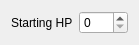
<?xml version="1.0" encoding="UTF-8"?>
<ui version="4.0">
 <class>HpEditorWidget</class>
 <widget class="QWidget" name="HpEditorWidget">
  <property name="geometry">
   <rect>
    <x>0</x>
    <y>0</y>
    <width>139</width>
    <height>30</height>
   </rect>
  </property>
  <property name="windowTitle">
   <string>Form</string>
  </property>
  <layout class="QHBoxLayout" name="horizontalLayout">
   <item>
    <widget class="QLabel" name="label">
     <property name="text">
      <string>Starting HP</string>
     </property>
    </widget>
   </item>
   <item>
    <widget class="QSpinBox" name="hpBox">
     <property name="maximum">
      <number>255</number>
     </property>
    </widget>
   </item>
  </layout>
 </widget>
 <resources/>
 <connections/>
</ui>
